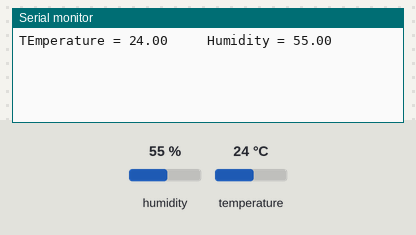
Bench run of a sketch on a simulated ESP8266 (NodeMCU). On the bench: the last lines printed to the serial monitor. Inputs (shaded band) come from the test bench; at power-on: humidity 55 %, temperature 24 °C. WiFi joins after 1.5 s; servers stay silent unless stated.

Above: at 3.0 s.
3.1 s: humidity set to 22 %
At 4.2 s:
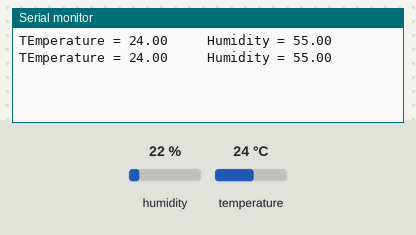
4.6 s: temperature set to 12 °C
At 5.6 s:
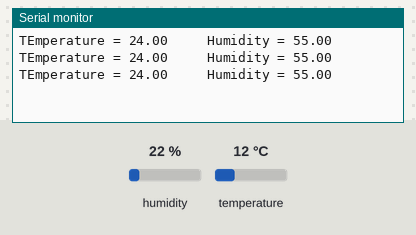
6.1 s: humidity set to 40 %
At 8.5 s:
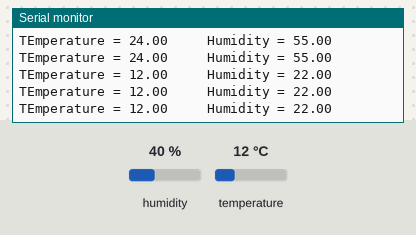
Timing chart, 0 to 10.0 s (numbered marks = the images above; inputs shaded):
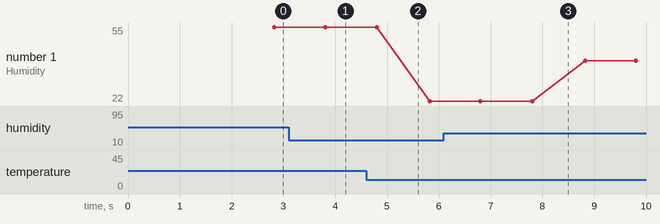

Measured:
- plotted number 1: 22 → 40 after the input at 6.1 s

The sketch:

Reading_DHT_data_using_Blynk_cloud.ino
```cpp
#define BLYNK_PRINT Serial
#include <ESP8266WiFi.h>
#include <BlynkSimpleEsp8266.h>

#include <DHT.h>

char auth[] = "J-AoEF-YAXOcDeLxhckSlZdKVgRqwc8p";
char ssid[] = "DCenter";
char pass[] = "WUCJ85DVQK";
#define DHTPIN D2
#define DHTTYPE DHT11     // DHT 11

DHT dht(DHTPIN, DHTTYPE);
BlynkTimer timer;

void sendSensor()
{
  float h = dht.readHumidity();
  float t = dht.readTemperature(); // or dht.readTemperature(true) for Fahrenheit

  if (isnan(h) || isnan(t)) {
    Serial.println("Failed to read from DHT sensor!");
    return;
  }
  Serial.print("TEmperature = ");
  Serial.print(t);
  Serial.print("     ");
  Serial.print("Humidity = ");
  Serial.println(h);
  // You can send any value at any time.
  // Please don't send more that 10 values per second.
  Blynk.virtualWrite(V5, h);
  Blynk.virtualWrite(V6, t);
}

void setup()
{
  // Debug console
  Serial.begin(115200);

  Blynk.begin(auth,ssid,pass);

  dht.begin();

  timer.setInterval(1000L, sendSensor);
}

void loop()
{
  Blynk.run();
  timer.run();
}
```
